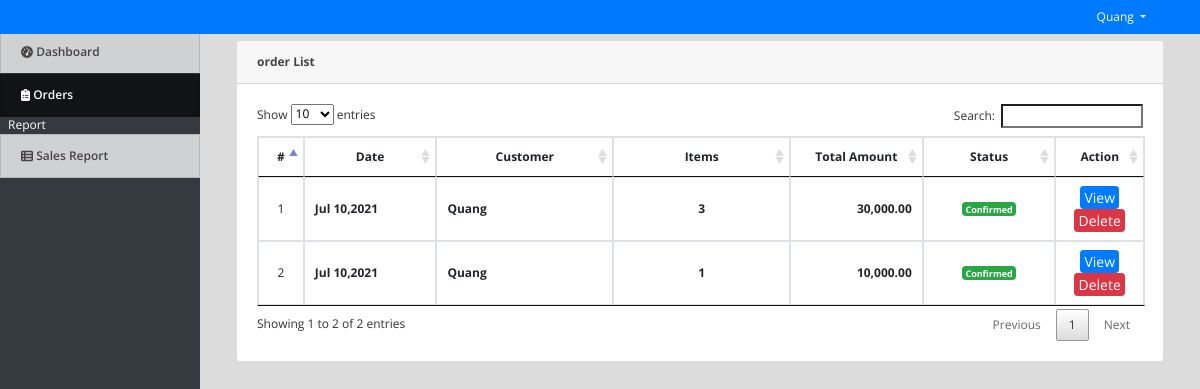
Before: /admin/index.php?page=orders (signed in) with the older database file.
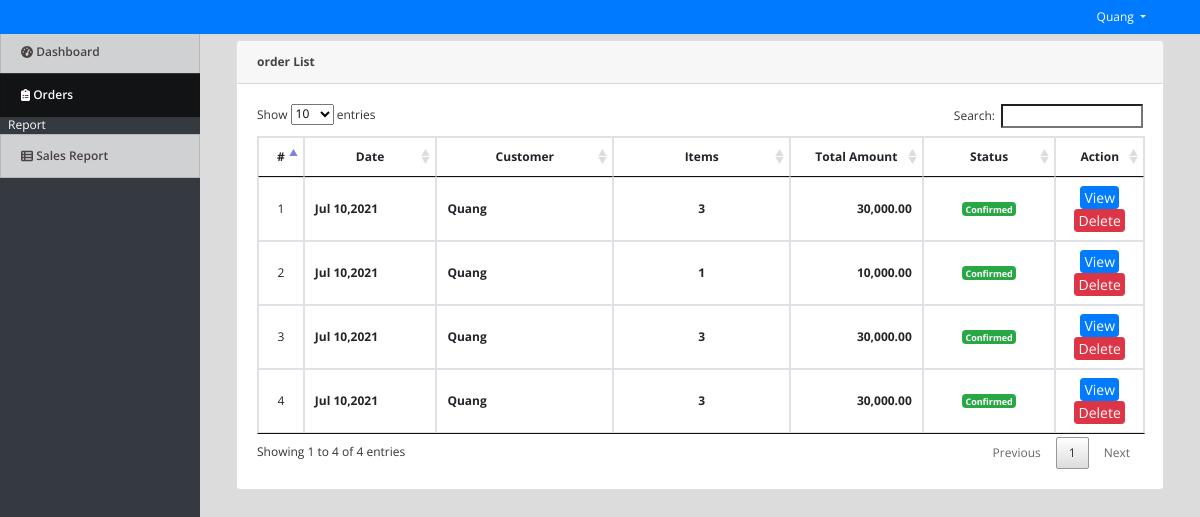
After: the same page with the newer database file.
### tables this page shows
CREATE TABLE `orders` (
  `id` int(30) NOT NULL,
  `customer_id` int(30) NOT NULL,
  `address` text NOT NULL,
  `total_amount` float NOT NULL,
  `status` tinyint(1) NOT NULL DEFAULT 0,
  `date_created` datetime NOT NULL DEFAULT current_timestamp()
);

CREATE TABLE `customers` (
  `id` int(30) NOT NULL,
  `name` text NOT NULL,
  `address` text NOT NULL,
  `contact` varchar(100) NOT NULL,
  `email` varchar(150) NOT NULL,
  `password` text NOT NULL,
  `date_created` datetime NOT NULL DEFAULT current_timestamp()
);

### admin/orders.php (the view, shortened to what this page needs)
<?php include('db_connect.php');?>
<div class="container-fluid">
	<div class="col-lg-12">
		<div class="row">
			<div class="col-md-12">
				<div class="card">
					<div class="card-header">
						<b>order List</b>
					</div>
					<div class="card-body">
						<table class="table table-bordered table-hover">
							<colgroup>
								<col width="5%">
								<col width="15%">
								<col width="20%">
								<col width="20%">
								<col width="15%">
								<col width="15%">
								<col width="10%">
							</colgroup>
							<thead>
								<tr>
									<th class="text-center">#</th>
									<th class="text-center">Date</th>
									<th class="text-center">Customer</th>
									<th class="text-center">Items</th>
									<th class="text-center">Total Amount</th>
									<th class="text-center">Status</th>
									<th class="text-center">Action</th>
								</tr>
							</thead>
							<tbody>
								<?php
								$i = 1;
								$orders = $conn->query("SELECT o.*,c.name FROM orders o inner join customers c on c.id = o.customer_id order by unix_timestamp(o.date_created) asc ");
								while($row=$orders->fetch_assoc()):
									$tamount = $conn->query("SELECT sum(price * qty) as amount from order_list where order_id = ".$row['id'])->fetch_array()['amount'];
									$items = $conn->query("SELECT sum(qty) as items from order_list where order_id = ".$row['id'])->fetch_array()['items'];
								?>
								<tr>
									<td class="text-center"><?php echo $i++ ?></td>
									<td class="">
										<p><b><?php echo date("M d,Y",strtotime($row['date_created'])) ?></b></p>
									</td>
									<td class="">
										<p><b><?php echo ucwords($row['name']) ?></b></p>
									</td>
									<td class="text-center">
										<p><b><?php echo $items ?></b></p>
									</td>
									<td class="">
										<p class="text-right"><b><?php echo number_format($tamount,2) ?></b></p>
									</td>
									<td class="text-center">
										<?php if($row['status'] == 0): ?>
											<span class="badge badge-primary">Pending</span>
										<?php elseif($row['status'] == 1): ?>
											<span class="badge badge-success">Confirmed</span>
										<?php endif; ?>
									</td>
									<td class="text-center">
										<button class="btn btn-sm btn-primary edit_order" type="button" data-id="<?php echo $row['id'] ?>">View</button>
										<button class="btn btn-sm btn-danger delete_order" type="button" data-id="<?php echo $row['id'] ?>">Delete</button>
									</td>
								</tr>
								<?php endwhile; ?>
							</tbody>
						</table>
					</div>
				</div>
			</div>
		</div>
	</div>
</div>

Changed rows visible on the page:
added orders: date_created "Jul 10,2021", customer.name "Quang", items "3", tamount "30,000.00", status "Confirmed"
added orders: date_created "Jul 10,2021", customer.name "Quang", items "3", tamount "30,000.00", status "Confirmed"
Other visible differences:
text written by a page script: "Show entries Search: Showing 1 to 2 of 2 entries Previous 1 Next" → "Show entries Search: Showing 1 to 4 of 4 entries Previous 1 Next"
